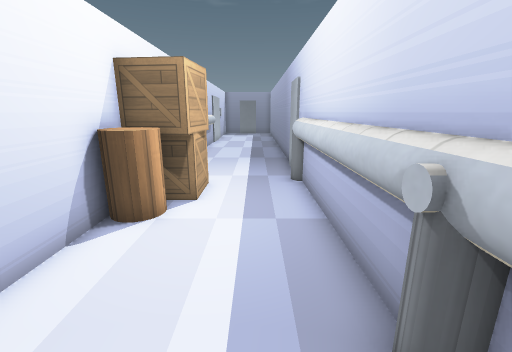
[1] (above)

14 first-person views from a walk through a Godot game level. The camera is 1.3 m above the floor, tilts 14° down and sees 90° across. The floor is counted in squares, 0.5 m on a side. Each view is taken from the middle of a square. On the plan, view 1 faces up. The plan holds only what a view shows up to about 18 squares ahead; the rest is blank. Some surface patterns are stand-ins.

[2]
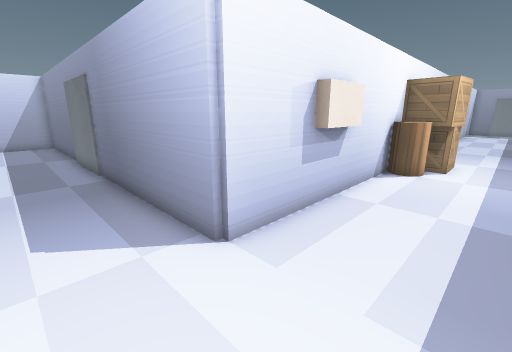

[3]
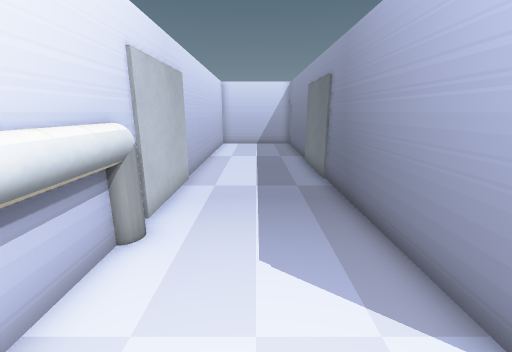

[4]
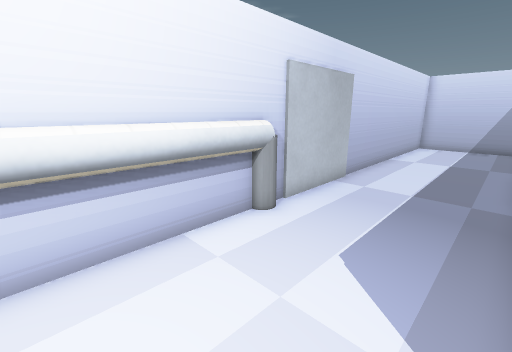

[5]
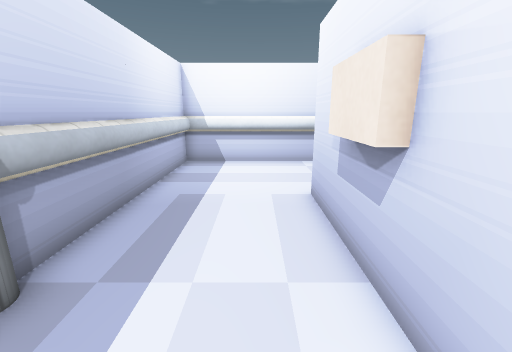

[6]
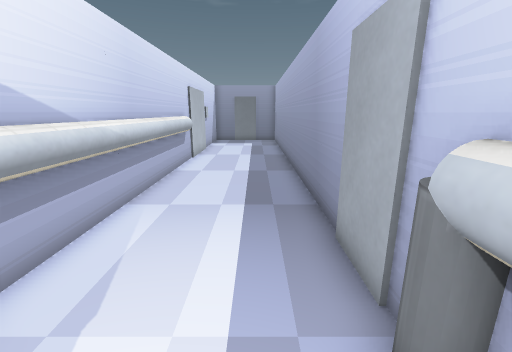

[7]
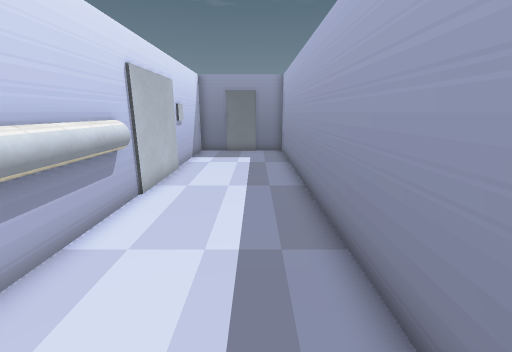

[8]
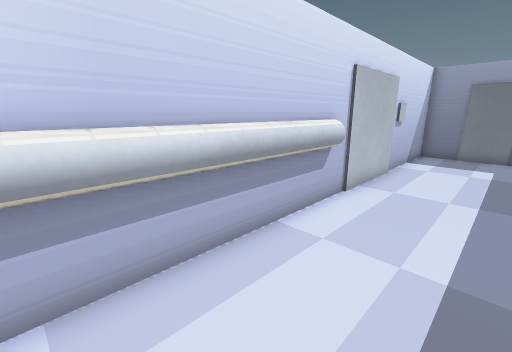

[9]
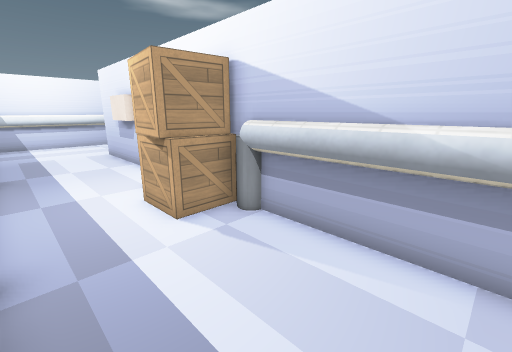

[10]
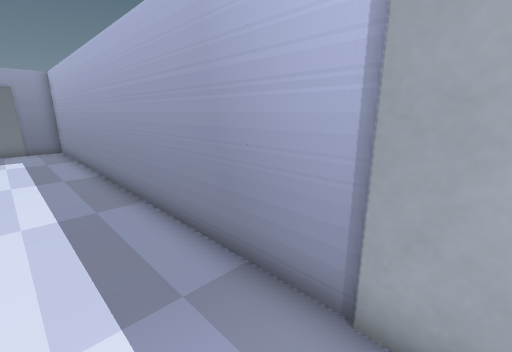

[11]
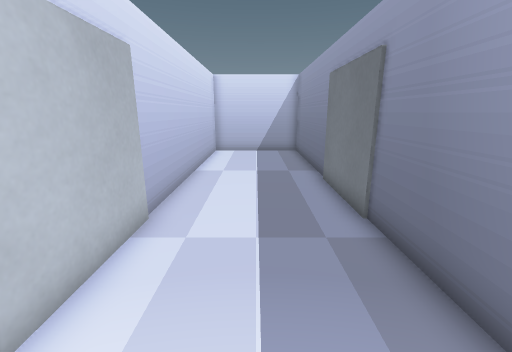

[12]
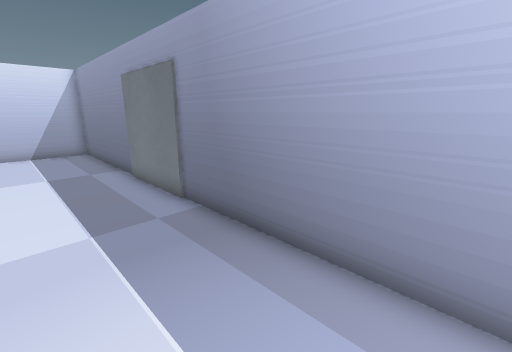

[13]
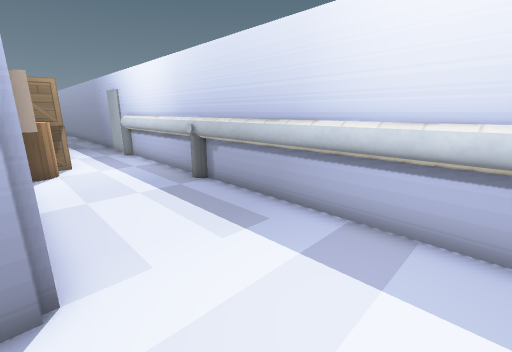

[14]
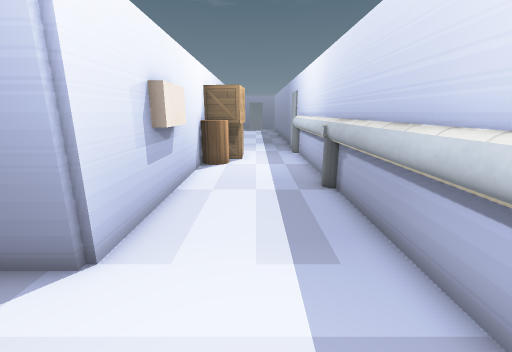

### Floor plan
Ten units are one square. View 1 is at (0, 0); x grows to the right and y downward. Boxes are objects, and circles mark ways between rooms. Rooms are numbered by the first view taken in them; rooms with no view inside come last. Other rooms are left out.
<svg viewBox="-243 -333 268 426">
<path fill="none" stroke="#000" d="M-71 84 14 84 14 -100M-38 -74 -38 32 -238 32 -238 88 18 88 18 -104M-35 -115 -35 -100M-38 -116 -38 -91M-35 -220 -35 -115M18 -104 18 -328 -38 -328 -38 -116"/>
<rect x="-45" y="-25" width="20" height="30" fill="#bbb"><title>other object</title></rect>
<rect x="-35" y="-75" width="20" height="20" fill="#bbb"><title>barrel</title></rect>
<rect x="-35" y="-85" width="20" height="20" fill="#bbb"><title>crate</title></rect>
<rect x="-35" y="-95" width="20" height="10" fill="#bbb"><title>crate</title></rect>
<circle cx="-10" cy="-107" r="3" fill="#2a7"/>
<text x="-80" y="40">1</text>
<text x="-10" y="-220">2</text>
</svg>
Room 1 opens to room 2.

Where each view was taken, in squares from view 1:
view 1: 0 up, 0 right, facing up
view 2: 6 down, 0 right, facing up-left
view 3: 6 down, 2 left, facing left
view 4: 4 down, 2 left, facing down-left
view 5: 5 up, 2 left, facing down
view 6: 8 up, 0 right, facing up
view 7: 15 up, 0 right, facing up
view 8: 15 up, 0 right, facing up-left
view 9: 15 up, 1 right, facing down-left
view 10: 12 up, 1 left, facing up-right
view 11: 6 down, 6 left, facing left
view 12: 7 down, 5 left, facing up-left
view 13: 7 down, 4 left, facing up-right
view 14: 7 down, 1 left, facing up
